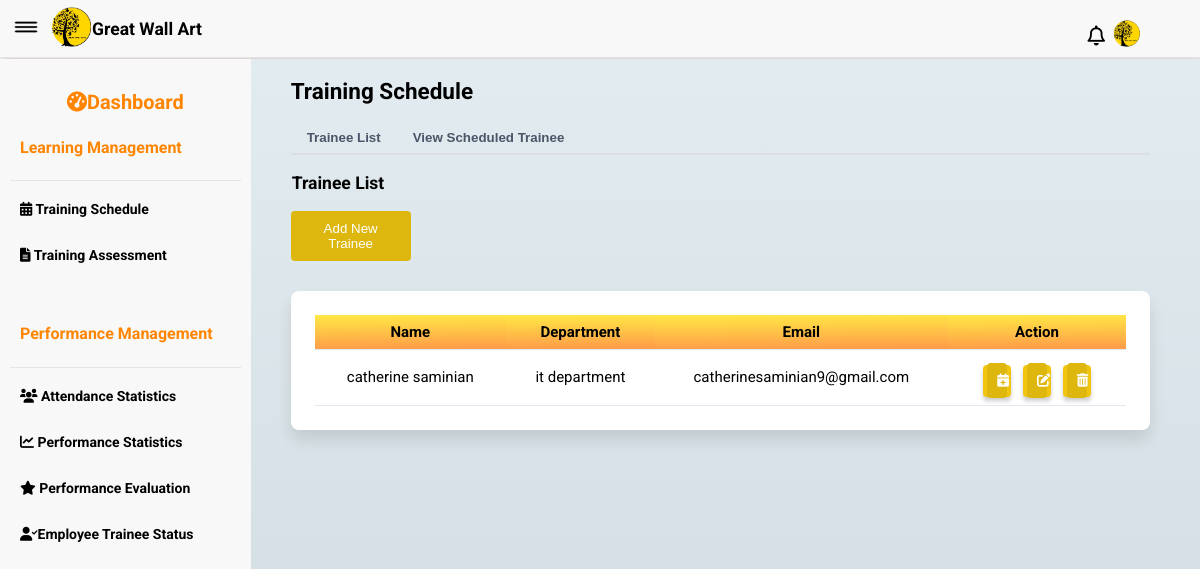
Page /schedule.php on the committed database.
### tables this page shows
CREATE TABLE `train` (
  `id` int(100) NOT NULL,
  `emname` varchar(100) NOT NULL,
  `depart` varchar(100) NOT NULL,
  `email` varchar(100) NOT NULL
);

### schedule.php (the view, shortened to what this page needs)
<!DOCTYPE html>
<html lang="en">
<head>
    <link rel="stylesheet" href="css/style.css">
    <link rel="stylesheet" href="css/style1.css">
    <link rel="stylesheet" href="https://cdnjs.cloudflare.com/ajax/libs/font-awesome/6.0.0-beta3/css/all.min.css">
</head>
<body style="overflow: hidden;">
    <nav class="d-flex bg-primary border-color border-bottom flex-align-center padding-medium view-height-10 justify-content-between nav-shadow">
        <div class="d-flex flex-align-center">
            <button onclick="onToggle()" class="btn border-none bg-transparent">
                <img src="img/menu.png" height="20" width="30" alt="menu">
            </button>
            <a href=""><img src="img/gwamlogo.png" width="40" alt="logo"></a>
            <span><h3>Great Wall Art</h3></span>
        </div>
        <div class="navbar-right ml-auto">
            <button class="notification">
                <i class="fa-regular fa-bell" style="font-size: 20px;"></i>
            </button>
            <div class="dropdown">
                <a href="#" onclick="toggleDropdown()" id="profile-icon">
                    <img src="img/gwamlogo.png" alt="profile" width="27" height="27" class="border-radius-full">
                </a>
            </div>
        </div>
    </nav>
    <div class="container">
        <div class="d-flex bg-primary view-height-100">
            <div id="sidebar" class="sidebar text-black border-right text-center border-color"></br>
                <a href="dashboard.php" class="dashboard">
                    <h1><i class="fas fa-tachometer-alt"></i>Dashboard</h1>
                </a>
                <h2>Learning Management</h2>
                <hr class="border-color border-bottom seperator">
                <a href="schedule.php" class="text-black">
                    <h3><i class="fas fa-calendar-alt"></i> Training Schedule</h3>
                </a>
                <a href="assessment.php" class="text-black">
                    <h3><i class="fas fa-file-alt"></i> Training Assessment</h3>
                </a></br>
                <h2>Performance Management</h2>
                <hr class="border-color border-bottom seperator">
                <a href="attendancestat.php" class="text-black">
                    <h3><i class="fas fa-users"></i> Attendance Statistics</h3>
                </a>
                <a href="performancestats.php" class="text-black">
                    <h3><i class="fas fa-chart-line"></i> Performance Statistics</h3>
                </a>
                <a href="evaluation.php" class="text-black">
                    <h3><i class="fas fa-star"></i> Performance Evaluation</h3>
                </a>
                <a href="status.php" class="text-black">
                    <h3><i class="fas fa-user-check"></i>Employee Trainee Status</h3>
                </a>
    </div>
            <div class="main-content">
                <h2>Training Schedule</h2>
    <div class="tab-buttons">
        <button id="traineeTabBtn" onclick="openTab('traineeListTab')">Trainee List</button>
        <a href="task.php"><button id="scheduleTabBtn">View Scheduled Trainee</button></a>
    </div>
    <div id="traineeListTab" class="tab-content">
        <h3>Trainee List</h3>
        <button class="button button1" onclick="openNewTraineeModal()" id="myBtn">Add New Trainee</button>
        <div class="table-container">
            <table>
                <thead>
                    <tr>
                        <th>Name</th>
                        <th>Department</th>
                        <th>Email</th>
                        <th>Action</th>
                    </tr>
                </thead>
                <tbody id="traineeViewList">
                <?php
                include 'connect.php';
                $add = "SELECT * FROM train";
        $sql = mysqli_query($con,$add);
        while($row = mysqli_fetch_assoc($sql)) {
              echo "<tr>";
              echo "<td>".$row['emname']."</td>";
              echo "<td>".$row['depart']."</td>";
              echo "<td>".$row['email']."</td>";
              echo '<td>
                <a href="adsched.php?id='.$row['id'].'"><button><i class="fas fa-calendar-plus"></i></button></a>
                <a href="update.php?id='.$row['id'].'"><button><i class="fas fa-edit"></i></button></a>
                <a href="delsched.php?id='.$row['id'].'" role="button""><button><i class="fas fa-trash-alt"></i></button></a>
              </td>';
        }
                ?>
                </tbody>
            </table>
        </div>
    </div>
</body>
</html>

### css/style.css (style rules this page uses)
body { font-family: 'Roboto'; font-size: 15px; padding: 0%; margin: 0%; }
.nav-shadow { border: 1px solid #fcfafa; box-shadow: 0 4px 8px rgba(214, 200, 200, 0.932); }
.navbar-right { display: flex; align-items: center; gap: 1px; }
.ml-auto { margin-left: auto; }
.notification { background: none; border: none; margin-left: -10px; margin-right: 1px; cursor: pointer; }
.border-radius-full { border-radius: 50%; }
.dropdown { position: relative; }
.navbar-right { position: absolute; right: 60px; top: 20px; }
.border-color { border-color:#e2e0e0d5; border-width: 0; }
.main-content { width: 100%; background: linear-gradient(to top, #cfd9df 0%, #e2ebf0 100%); padding-left: 40px; padding-right: 50px; }
.bg-primary { background-color:rgb(248, 248, 248); }
h3 { color: black; margin-left: 1px; text-align: center; }
.dashboard h1 { color:#FF8500; font-size: 20px; }
.container { width: 100%; height: 150%; }
.seperator { margin-left: 10px; margin-right: 10px; }
.sidebar { white-space: nowrap; width: 200px; overflow: hidden; transition: width 0.5s ease-in-out; }
.sidebar>h2 { padding: 10px; margin-left: 10px; font-size: 16px; color:#FF8500; text-align: justify; }
.sidebar>a>h3, .sidebar>a>h2 { padding: 10px; margin-left:15px; margin: 10px; font-size: 14px; color: black; text-align:justify ; }
.padding-medium { padding: 1px; padding-bottom: 1px; margin-bottom: 1px; color: aliceblue; }
.border-none { border: 0; }
.border-bottom { border-bottom-width: 1px; }
.border-right { border-right-width: 5px; }
.bg-transparent { background-color: transparent; }
.d-flex { display: flex; width: 100%; }
.flex-align-center { align-items: center; width: 100%; }
.btn { padding: 5px 10px 5px 10px; }
.text-black { color: white; }
.text-center { text-align: center; }
a { text-decoration: none; }
.view-height-100 { height: 100vh; }
table { width: 100%; border-collapse: collapse; }
table, td { border: 0px solid black; }
th, td { padding: 1px; text-align: left; }
th { border-bottom: 1px solid gray; }
.tab-buttons { display: flex; border-bottom: 2px solid #dbdee2; margin-bottom: 5px; justify-content: flex-start; }
.table-container { background-color: white; box-shadow: 0 10px 15px rgba(0, 0, 0, 0.1); border-radius: 0.5rem; padding: 24px; margin-top: 20px; max-height: 300px; overflow-y: auto; }
.table-container button { padding: 10px; width: 50%; background-color:#ddb70e; color: white; border: none; border-radius: 0.25rem; cursor: pointer; }
.table-container th { background: linear-gradient(179.5deg, rgb(255, 230, 69) 3.3%, rgb(255, 157, 73) 96%); }
th, td { padding: 8px 16px; border-bottom: 1px solid #e2e8f0; }
th { background-color: #f2f2f2; }
td a { display: inline-flex; align-items: center; justify-content: center; width: 28px; height: 32px; margin: 0 4px; color: white; background-color: #f1c40f; border-radius: 4px; text-decoration: none; font-size: 18px; margin-top: 7px; box-shadow: 0 4px 4px rgba(0, 0, 0, 0.2); }

### css/style1.css (style rules this page uses)
body { font-family: 'Roboto'; font-size: 15px; padding: 0%; margin: 0%; }
.main-content { width: 100%; background: linear-gradient(to top, #cfd9df 0%, #e2ebf0 100%); padding-left: 40px; padding-right: 50px; }
h2, h3 { color: #000000; text-align: left; }
h2 { display:block; font-size: 1.5em; margin-block-start: 0.83em; margin-block-end:0.83em ; }
#traineeTabBtn { cursor: pointer; padding: 8px 16px; font-weight: 600; color: #4a5568; background: none; border: none; }
#scheduleTabBtn { cursor: pointer; padding: 8px 16px; font-weight: 600; color: #4a5568; background: none; border: none; }
.table-container { background-color: white; box-shadow: 0 10px 15px rgba(0, 0, 0, 0.1); border-radius: 0.5rem; padding: 24px; }
table { width: 100%; border-collapse: collapse; }
tr { text-align: center; }
th, td { padding: 8px 20px; border-bottom: 1px solid #e2e8f0; text-align: center; vertical-align: middle; white-space: nowrap; }
th { background-color: #edf2f7; }
.button1 { width: 120px; background-color: #ddb70e; color: white; padding: 10px; border: none; border-radius: 4px; cursor: pointer; margin-bottom: 10px; }
.table-container td { width: 30px; }

### rows in the picture
train: emname "catherine saminian", depart "it department", email "catherinesaminian9@gmail.com"
